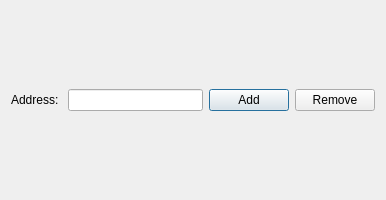
<?xml version="1.0" encoding="UTF-8"?>
<ui version="4.0">
 <class>regoptionsdiialog</class>
 <widget class="QDialog" name="regoptionsdiialog">
  <property name="geometry">
   <rect>
    <x>0</x>
    <y>0</y>
    <width>386</width>
    <height>200</height>
   </rect>
  </property>
  <property name="maximumSize">
   <size>
    <width>400</width>
    <height>200</height>
   </size>
  </property>
  <property name="windowTitle">
   <string>Dialog</string>
  </property>
  <layout class="QGridLayout" name="gridLayout_2">
   <item row="0" column="0">
    <layout class="QGridLayout" name="gridLayout">
     <item row="0" column="2">
      <widget class="QPushButton" name="pushButton">
       <property name="text">
        <string>Add</string>
       </property>
      </widget>
     </item>
     <item row="0" column="0">
      <widget class="QLabel" name="label">
       <property name="text">
        <string>Address: </string>
       </property>
      </widget>
     </item>
     <item row="0" column="1">
      <widget class="QLineEdit" name="lineEdit"/>
     </item>
     <item row="0" column="3">
      <widget class="QPushButton" name="pushButton_2">
       <property name="text">
        <string>Remove</string>
       </property>
      </widget>
     </item>
    </layout>
   </item>
  </layout>
 </widget>
 <resources/>
 <connections/>
</ui>
